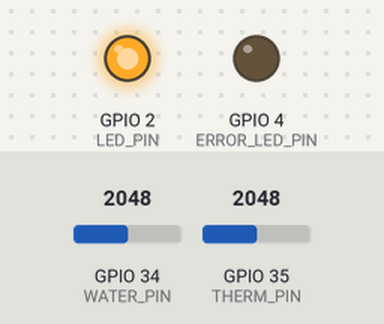
A sketch run on a simulated ESP32. On the bench: output pins drawn as LEDs (lit = HIGH). The test bench sets the inputs (shaded band); at power-on: GPIO 34 (WATER_PIN) = 2048, GPIO 35 (THERM_PIN) = 2048 (analog values on the 0–4095 scale). WiFi joins after 1.5 s; servers stay silent unless stated; uploads are accepted with an empty reply; what the sketch prints to the serial monitor is not drawn.

Above: at 16.7 s.
Timing chart, 0 to 42.0 s (numbered marks = the images above):
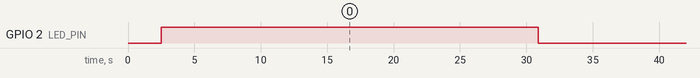

The sketch:

esp32_sensors.ino
```cpp
/*
 * ESP32 IoT Sensors - Sistema Simplificado
 * Water Sensor + NTC KY-013 + Conexión Backend
 *
 * Características:
 * - Water Sensor para humedad del suelo (GPIO34)
 * - NTC KY-013 para temperatura (GPIO35)
 * - Autenticación por token
 * - Envío de datos cada 30 segundos
 * - Manejo de errores robusto
 */

#include <WiFi.h>
#include <HTTPClient.h>
#include <ArduinoJson.h>
#include <math.h>

// ========================================
// CONFIGURACIÓN
// ========================================

// WiFi
const char* WIFI_SSID = "Galaxy S21 5G95d5";
const char* WIFI_PASSWORD = "nur980512";

// Backend
const char* BACKEND_URL = "http://10.100.194.237:8000/iot/ingest";
const char* IOT_INGEST_TOKEN = "dev_iot_token_2024";

// Dispositivo
const char* DEVICE_ID = "maria-garcia-sensor-001";

// Pines
const int WATER_PIN = 34;   // Water Sensor
const int THERM_PIN = 35;   // NTC KY-013

// Configuración ADC
const int ADC_BITS = 12;
const float VREF = 3.3;

// Parámetros NTC (calibrados para 25°C)
const float SERIES_RESISTOR_OHM = 10000.0;
const float NOMINAL_RESISTANCE = 10000.0;         // 10kΩ @ 25°C (típico KY-013)
const float NOMINAL_TEMPERATURE = 25.0;           // °C a 25°C
const float NOMINAL_TEMPERATURE_K = NOMINAL_TEMPERATURE + 273.15;  // Kelvin
const float B_COEFFICIENT = 3950.0;               // B típico 3950

// Orientación del divisor de tensión
// true  -> NTC a VREF y resistencia serie a GND (Vout en nodo intermedio)
// false -> NTC a GND  y resistencia serie a VREF
const bool DIVIDER_NTC_TO_VREF = false;           // NTC a GND, Rserie a VREF

// Offset de calibración en °C (ajústalo hasta que marque ~25°C a temperatura ambiente)
float CALIBRATION_OFFSET_C = 11.0f;  // Ajuste inicial para acercar a ~25°C

// Habilitar trazas de depuración en serie
const bool DEBUG_NTC = true;

// Intervalos
const unsigned long SEND_INTERVAL = 30000;  // 30 segundos
const unsigned long WIFI_RETRY_INTERVAL = 30000;  // 30 segundos

// LEDs
const int LED_PIN = 2;        // LED integrado
const int ERROR_LED_PIN = 4;  // LED de error

// Variables globales
unsigned long lastSendTime = 0;
unsigned long lastWiFiRetry = 0;
bool wifiConnected = false;

// ========================================
// FUNCIONES DE SENSORES
// ========================================

float readTemperature() {
  // Media simple de varias lecturas para reducir ruido
  const int samples = 10;
  unsigned long acc = 0;
  for (int i = 0; i < samples; i++) {
    acc += analogRead(THERM_PIN);
    delay(2);
  }
  int adcValue = acc / samples;

  const float adcMax = float((1 << ADC_BITS) - 1);
  float voltage = (adcValue * VREF) / adcMax;

  // Evitar valores extremos que llevan a división por cero o negativos
  if (voltage <= 0.001 || voltage >= (VREF - 0.001)) {
    return NAN;
  }

  // Resistencia del NTC según orientación del divisor
  // Si NTC está a VREF:   Rntc = Rseries * (Vref/Vout - 1)
  // Si NTC está a GND:    Rntc = Rseries * (Vout/(Vref - Vout))
  float resistance = DIVIDER_NTC_TO_VREF
                     ? SERIES_RESISTOR_OHM * (VREF / voltage - 1.0f)
                     : SERIES_RESISTOR_OHM * (voltage / (VREF - voltage));
  if (resistance <= 0) {
    return NAN;
  }

  // Beta equation: 1/T = 1/T0 + (1/B) * ln(R/R0)  -> T en Kelvin
  float tempK = 1.0f / ( (1.0f / NOMINAL_TEMPERATURE_K) + (1.0f / B_COEFFICIENT) * log(resistance / NOMINAL_RESISTANCE) );
  float tempC = tempK - 273.15f + CALIBRATION_OFFSET_C;

  // Filtro de plausibilidad para NTC comunes
  if (isnan(tempC) || tempC < -40.0f || tempC > 85.0f) {
    return NAN;
  }

  if (DEBUG_NTC) {
    Serial.print("[NTC] ADC="); Serial.print(adcValue);
    Serial.print(" V="); Serial.print(voltage, 4);
    Serial.print(" R="); Serial.print(resistance, 1);
    Serial.print(" Tcruda="); Serial.print(tempC - CALIBRATION_OFFSET_C, 2);
    Serial.print(" Toffset="); Serial.println(tempC, 2);
  }
  return tempC;
}

float readSoilHumidity() {
  // Media simple de varias lecturas para reducir ruido
  const int samples = 10;
  unsigned long acc = 0;
  for (int i = 0; i < samples; i++) {
    acc += analogRead(WATER_PIN);
    delay(2);
  }
  int adcValue = acc / samples;

  const float adcMax = float((1 << ADC_BITS) - 1);
  float voltage = (adcValue * VREF) / adcMax;

  // DIAGNÓSTICO: Verificar si el sensor está conectado correctamente
  Serial.print("[HUMIDITY] ADC=");
  Serial.print(adcValue);
  Serial.print(" V=");
  Serial.print(voltage, 4);

  // Verificar si el sensor está respondiendo
  if (adcValue < 50) {
    Serial.println(" - SENSOR NO CONECTADO O EN CORTO (voltaje muy bajo)");
    return 0.0; // Retornar 0% si no hay sensor conectado
  } else if (adcValue > 4000) {
    Serial.println(" - SENSOR EN ABIERTO O DESCONECTADO (voltaje muy alto)");
    return 0.0; // Retornar 0% si sensor abierto
  }

  // Convertir voltaje a porcentaje de humedad
  // Para sensores de agua/humedad: más agua = más conductividad = menor voltaje
  // Calibración: 0V = 100% humedad, 3.3V = 0% humedad
  float humidity = ((VREF - voltage) / VREF) * 100.0;
  humidity = constrain(humidity, 0, 100);

  Serial.print(" H=");
  Serial.println(humidity, 2);

  return humidity;
}

// ========================================
// FUNCIONES DE CONEXIÓN
// ========================================

bool connectWiFi() {
  if (WiFi.status() == WL_CONNECTED) {
    return true;
  }

  Serial.println("Conectando a WiFi...");
  WiFi.begin(WIFI_SSID, WIFI_PASSWORD);

  int attempts = 0;
  while (WiFi.status() != WL_CONNECTED && attempts < 20) {
    delay(500);
    Serial.print(".");
    attempts++;
  }

  if (WiFi.status() == WL_CONNECTED) {
    Serial.println();
    Serial.println("WiFi conectado!");
    Serial.print("IP: ");
    Serial.println(WiFi.localIP());
    digitalWrite(LED_PIN, HIGH);
    return true;
  } else {
    Serial.println();
    Serial.println("Error conectando a WiFi");
    digitalWrite(ERROR_LED_PIN, HIGH);
    return false;
  }
}

bool sendSensorData(float temperature, float humidity) {
  if (!wifiConnected) {
    Serial.println("WiFi no conectado, no se pueden enviar datos");
    return false;
  }

  // Verificar conectividad antes de enviar
  Serial.print("Verificando conectividad a ");
  Serial.print(BACKEND_URL);
  Serial.print(" (IP: ");
  Serial.print(WiFi.localIP());
  Serial.println(")");

  HTTPClient http;
  http.begin(BACKEND_URL);
  http.setTimeout(10000); // Aumentar timeout
  http.addHeader("Content-Type", "application/json");
  http.addHeader("X-Ingest-Token", IOT_INGEST_TOKEN);

  // Crear JSON
  DynamicJsonDocument doc(1024);
  doc["device_id"] = DEVICE_ID;
  doc["sensor_type"] = "temperature";
  doc["temperature"] = temperature;
  doc["humidity"] = humidity;
  // Si la temperatura es inválida, degradar calidad
  doc["reading_quality"] = isnan(temperature) ? 0.0 : 1.0;

  JsonObject extraData = doc.createNestedObject("extra_data");
  extraData["sensor_name"] = "Sensor Real María García";
  extraData["sensor_id"] = 1;
  extraData["zone_id"] = 1;
  extraData["farmer_id"] = 1;
  extraData["farmer_name"] = "María García";
  extraData["entity_name"] = "Huerta Ecológica María";
  extraData["firmware_version"] = "2.0.0";
  extraData["battery_level"] = 100;
  extraData["signal_strength"] = WiFi.RSSI();
  extraData["uptime"] = millis() / 1000;

  String jsonString;
  serializeJson(doc, jsonString);

  Serial.println("Enviando datos:");
  Serial.println(jsonString);

  int httpResponseCode = http.POST(jsonString);

  // Diagnóstico detallado de errores HTTP
  if (httpResponseCode == -1) {
    Serial.println("Error HTTP -1: Problema de conexión (servidor inalcanzable)");
    Serial.println("Verifica:");
    Serial.println("1. Que el servidor esté ejecutándose");
    Serial.println("2. Que la IP sea correcta: " + String(BACKEND_URL));
    Serial.println("3. Que no haya firewall bloqueando");
  } else if (httpResponseCode == -2) {
    Serial.println("Error HTTP -2: Timeout de conexión");
  } else if (httpResponseCode == -3) {
    Serial.println("Error HTTP -3: Error de DNS (no se puede resolver la IP)");
  } else if (httpResponseCode == -4) {
    Serial.println("Error HTTP -4: Error de conexión");
  } else if (httpResponseCode == -5) {
    Serial.println("Error HTTP -5: Error de envío");
  } else if (httpResponseCode == -6) {
    Serial.println("Error HTTP -6: Error de recepción");
  } else if (httpResponseCode == -7) {
    Serial.println("Error HTTP -7: Error de stream");
  } else if (httpResponseCode == -8) {
    Serial.println("Error HTTP -8: Error de timeout");
  } else if (httpResponseCode == -9) {
    Serial.println("Error HTTP -9: Error de tamaño de respuesta");
  } else if (httpResponseCode == -10) {
    Serial.println("Error HTTP -10: Error de stream de respuesta");
  } else if (httpResponseCode == -11) {
    Serial.println("Error HTTP -11: Error de timeout de lectura");
    // Reintento único tras pequeña espera
    delay(500);
    http.end();
    http.begin(BACKEND_URL);
    http.setTimeout(15000);
    http.addHeader("Content-Type", "application/json");
    http.addHeader("X-Ingest-Token", IOT_INGEST_TOKEN);
    httpResponseCode = http.POST(jsonString);
    Serial.print("Reintento - Código de respuesta: ");
    Serial.println(httpResponseCode);
  }

  if (httpResponseCode > 0) {
    String response = http.getString();
    Serial.println("Respuesta del servidor:");
    Serial.println(response);

    if (httpResponseCode == 200) {
      Serial.println("✓ Datos enviados exitosamente");
      http.end();
      return true;
    } else {
      Serial.print("Error del servidor - Código: ");
      Serial.println(httpResponseCode);
    }
  } else {
    Serial.print("Error HTTP: ");
    Serial.println(httpResponseCode);
  }

  http.end();
  return false;
}

// ========================================
// SETUP Y LOOP
// ========================================

void setup() {
  Serial.begin(115200);
  delay(1000);

  Serial.println("=== ESP32 IoT Sensor ===");
  Serial.println("Iniciando sistema...");

  // Configurar pines
  pinMode(LED_PIN, OUTPUT);
  pinMode(ERROR_LED_PIN, OUTPUT);
  pinMode(WATER_PIN, INPUT);
  pinMode(THERM_PIN, INPUT);

  // LEDs iniciales
  digitalWrite(LED_PIN, LOW);
  digitalWrite(ERROR_LED_PIN, LOW);

  // Configurar ADC
  analogReadResolution(ADC_BITS);
  // Asegurar escala de 0-3.3V en ESP32
  analogSetPinAttenuation(THERM_PIN, ADC_11db);
  analogSetPinAttenuation(WATER_PIN, ADC_11db);

  // Conectar WiFi
  wifiConnected = connectWiFi();

  Serial.println("Sistema iniciado");
  Serial.println("Device ID: " + String(DEVICE_ID));
  Serial.println("Backend URL: " + String(BACKEND_URL));
}

void loop() {
  unsigned long currentTime = millis();

  // Verificar conexión WiFi
  if (currentTime - lastWiFiRetry > WIFI_RETRY_INTERVAL) {
    wifiConnected = connectWiFi();
    lastWiFiRetry = currentTime;
  }

  // Enviar datos cada SEND_INTERVAL
  if (currentTime - lastSendTime > SEND_INTERVAL) {
    if (wifiConnected) {
      // Leer sensores
      float temperature = readTemperature();
      float humidity = readSoilHumidity();

      Serial.println("=== Lectura de Sensores ===");
      Serial.print("Temperatura: ");
      if (isnan(temperature)) {
        Serial.println("INVALIDA");
      } else {
        Serial.print(temperature);
        Serial.println(" °C");
      }
      Serial.print("Humedad del suelo: ");
      Serial.print(humidity);
      Serial.println(" %");

      // No enviar lecturas inválidas para evitar falsos positivos
      if (isnan(temperature)) {
        Serial.println("Lectura de temperatura inválida, se omite envío");
      } else if (sendSensorData(temperature, humidity)) {
        digitalWrite(LED_PIN, HIGH);
        delay(100);
        digitalWrite(LED_PIN, LOW);
      } else {
        digitalWrite(ERROR_LED_PIN, HIGH);
        delay(100);
        digitalWrite(ERROR_LED_PIN, LOW);
      }
    } else {
      Serial.println("WiFi no conectado, saltando envío");
    }

    lastSendTime = currentTime;
  }

  delay(1000); // Pequeña pausa
}
```

Measured:
- by itself, GPIO 2 (LED_PIN): alternates HIGH for 0.10 s and LOW for 30.3 s
